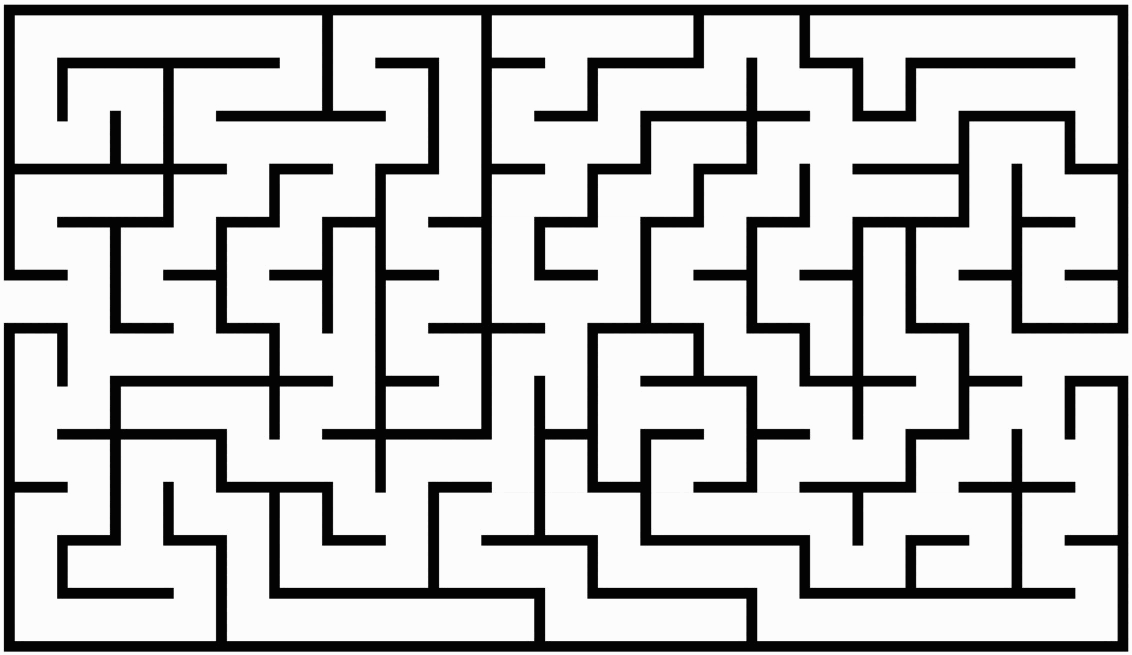
#> input picture maze3.gif, 1132 x 655 px
$ python DFS.py
#> lines starting #> are read from the running program, lines starting #| are printed output that depends on the picture; after the words box and inside, x2 and y2 are one past the last pixel; in counts of white or black regions, pixels touching at a corner belong together
### image_processing.py
from PIL import Image
import numpy as np

# width, height = Image.open("maze2.gif").size

# new_width = round(width / 4)
# new_height = round(height / 4)

def image_to_matrix(image__path, threshold=128, new_width=50, new_height=30):

#> called with image__path = 'maze3.gif', threshold = 128, new_width = 50, new_height = 30
    width, height = Image.open(image__path).size
#> width = 1132; height = 655

    new_width = round(width / 4)
#> new_width = 283
    new_height = round(height / 4)
#> new_height = 164

    img = Image.open(image__path)
#> img is the input picture: PIL image 1132x655 L; min 3, max 252, mean 197.9
    img = img.resize((new_width, new_height))
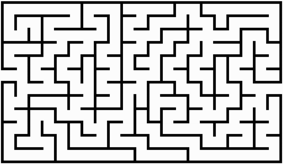
#> img: PIL image 283x164 L; min 0, max 255, mean 198.1
    gray_img = img.convert("L")
    # Binarize using threshold
    binary_img = gray_img.point(lambda x: 0 if x < threshold else 1)
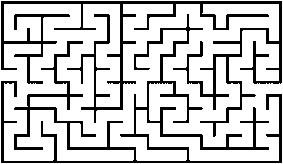
#> binary_img: PIL image 283x164 L; values 0 (black) and 1 (white), 78.2% white; 2 black regions, box (x1, y1, x2, y2) and area: (1, 1, 282, 137) 5229, (1, 14, 282, 163) 4889
    # Convert to numpy array for matrix representation
    binary_matrix = np.array(binary_img)
    return binary_matrix


def save_matrix_to_txt(matrix_, filename):
#> called with filename = 'output_matrix.txt'
    with open(filename, "w") as f:
        f.write("[\n")  # Start 2D array
        for row in matrix:
            line = "[" + ",".join(map(str, row)) + "],\n"
            f.write(line)
        f.write("]\n")  # End 2D array


# image_path = "SmallMaze.jpg"
image_path = "maze3.gif"
matrix = image_to_matrix(image_path)
save_matrix_to_txt(matrix, "output_matrix.txt")

### DFS.py
from image_processing import image_to_matrix

# Import the maze matrix obtained from image processing
maze = image_to_matrix("smallMaze.gif")
#> call 2 of image_to_matrix, with image__path = 'smallMaze.gif', threshold = 128, new_width = 50, new_height = 30
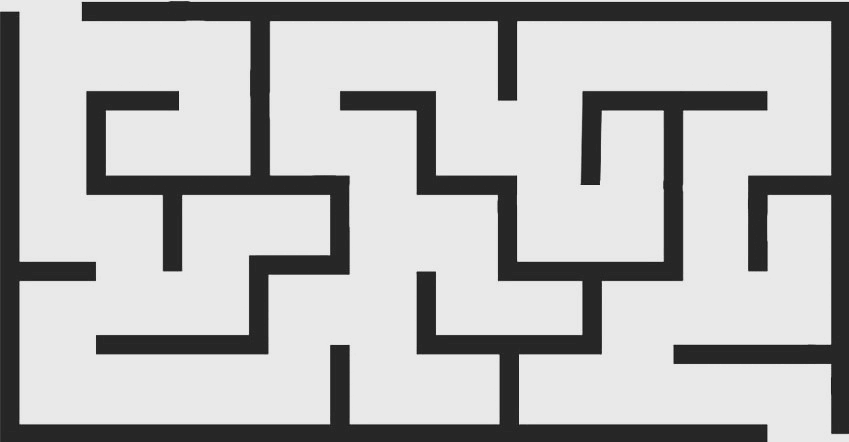
#> input picture smallMaze.gif, 849 x 442 px
#> in image_to_matrix (call 2), `width, height = Image.open(image__path).size`: width = 849; height = 442
#> in image_to_matrix (call 2), `new_width = round(width / 4)`: new_width = 212
#> in image_to_matrix (call 2), `new_height = round(height / 4)`: new_height = 110
#> in image_to_matrix, img is the input picture: PIL image 849x442 P; min 23, max 244, mean 181.2
#> in image_to_matrix (call 2), `img = img.resize((new_width, new_height))`:
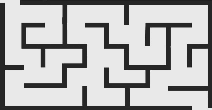
#> img: PIL image 212x110 P; min 31, max 240, mean 181.5
#> in image_to_matrix (call 2), `binary_img = gray_img.point(lambda x: 0 if x < threshold else 1)`:
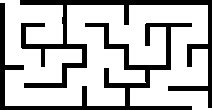
#> binary_img: PIL image 212x110 L; values 0 (black) and 1 (white), 73.7% white; 2 black regions, box (x1, y1, x2, y2) and area: (20, 0, 212, 108) 3097, (0, 3, 192, 110) 3030
initial = (0, 0)
target = (108,209)

def dfs(maze, initial, target):
#> called with initial = (0, 0), target = (108, 209)
    stack = [initial]
    visited = [[False for _ in range(len(maze[0]))] for _ in range(len(maze))]
#> visited = 110 items
    visited[initial[0]][initial[1]] = True
    parent = {}
    while stack:
        current = stack.pop()
        if current == target:
            path = []
            while current in parent:
                path.insert(0, current)
                current = parent[current][0]
            path.insert(0, initial)
            return path
        x, y = current
        neighbors = [(x - 1, y, "north"), (x + 1, y, "south"), (x, y - 1, "west"), (x, y + 1, "east")]
        for neighbor_x, neighbor_y, direction in neighbors:
            if 0 <= neighbor_x < len(maze) and 0 <= neighbor_y < len(maze[0]) and maze[neighbor_x][
                neighbor_y] == 1 and not visited[neighbor_x][neighbor_y]:
                stack.append((neighbor_x, neighbor_y))
                visited[neighbor_x][neighbor_y] = True
                parent[(neighbor_x, neighbor_y)] = current, direction
    return None


path = dfs(maze, initial, target)
#> path = 4518 pairs, first value 0 to 108, second value 0 to 209
if path:
    # print("Coordinates:", path)
    print("Target Position:", path[-1])
#| Target Position: (108, 209)
else:
    print("No path found.")
states = dfs(maze, initial, target)
#> states has the same summary as path
